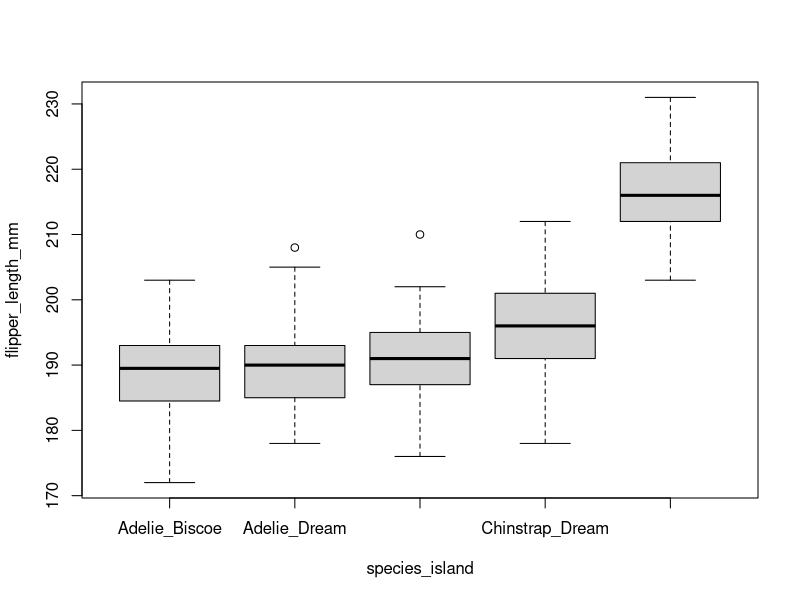
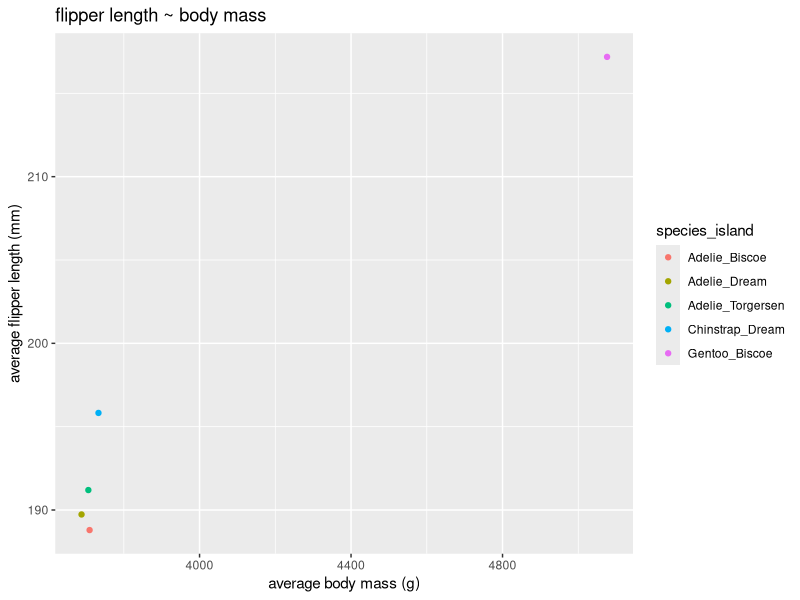
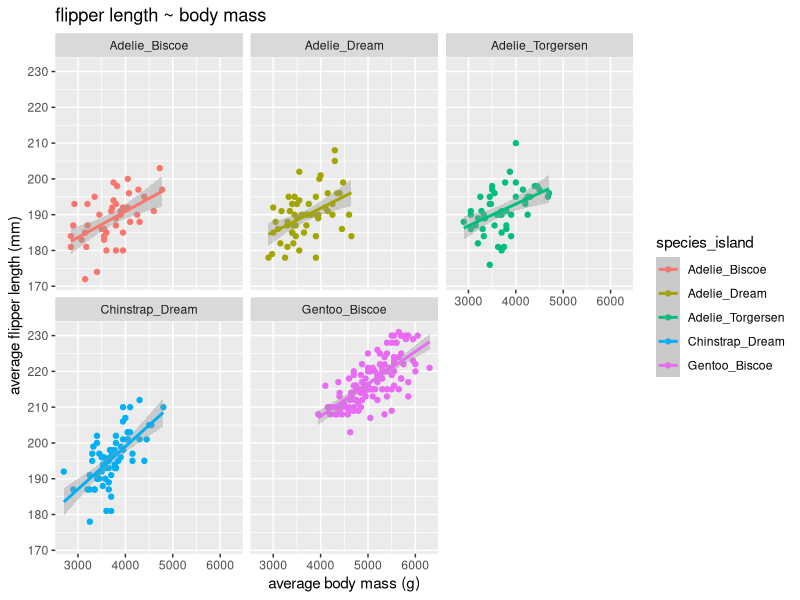
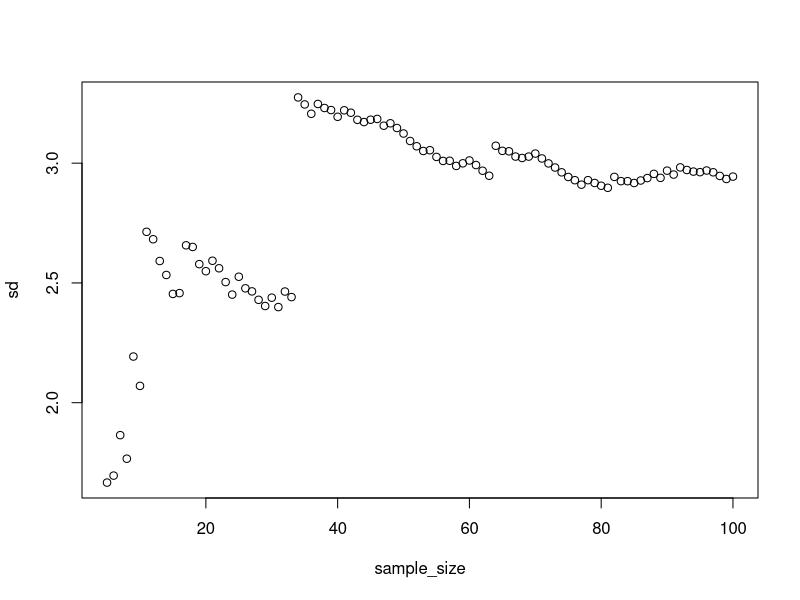
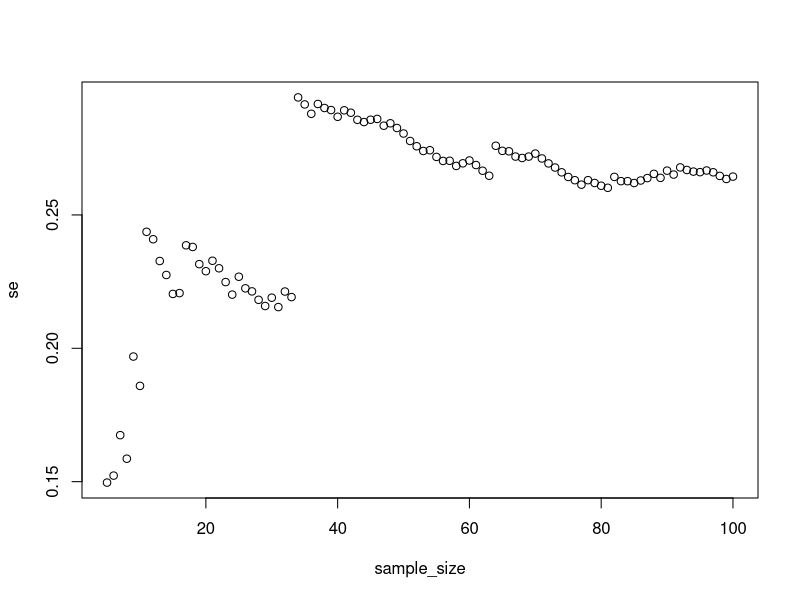

Here is the R script that generated these plots, in order:
## ---- chunk 1
knitr::opts_chunk$set(echo = TRUE, warning= FALSE, message = FALSE)
library(dplyr)
library(magrittr)
library(purrr)
library(tidyverse)
library(ggplot2)
## ---- chunk 2
#load palmerpenguins library
library(palmerpenguins)
## ---- chunk 3
data(penguins) 
head(penguins) #head penguins dataset to see columns
## ---- chunk 4
str(penguins)   #The data is a 344 row x 8 column tibble including factor, numeric, and integer vectors. 
summary(penguins)    #Gives totals of counts for each species, island, and year (factors), and describes variance of numeric and integer values- such as beak and flipper measurements and mass. 
## ---- chunk 5
quantile(penguins$bill_depth_mm, na.rm=TRUE) #quantiles for bill depth from the penguins data set, NA values were removed. 
## ---- chunk 6
my_vec <- c(1,4,7,NA,9)  #created vector to test how NA value will affect mean().
mean(my_vec) #testing mean with problematic NA value
?mean #I will need to use na.rm=TRUE to calculate the mean without the NA value.
mean(my_vec, na.rm = TRUE) #the mean of the vector
## ---- chunk 7
penguins %>% 
  summarize(mean_body_mass=mean(body_mass_g, na.rm=TRUE), #mean, median, and sd of body mass for penguins. NA values removed.
  median_body_mass=median(body_mass_g, na.rm=TRUE),
  sd_body_mass=sd(body_mass_g, na.rm=TRUE)) 
## ---- chunk 8
penguins %>% 
  group_by(species) %>% #group penguins by species
  summarize(avg_mass_species=mean(body_mass_g, na.rm=TRUE), #mean, median, and sd of body mass for species groups. NA values removed.
  med_mass_species=median(body_mass_g, na.rm=TRUE),
  sd_mass_species=sd(body_mass_g, na.rm=TRUE)) %>% 
  ungroup() #ungroup dataset to avoid problems

## ---- chunk 9
penguins %>% 
  filter(island=="Biscoe") %>% #adding Biscoe island as a filter to examine only data points from this location
  group_by(species) %>% #grouping Biscoe island penguins by species
  summarize(avg_mass_species=mean(body_mass_g, na.rm=TRUE), #calculating mean, median and sd of body mass for each species group (NAs removed).
            med_mass_species=median(body_mass_g, na.rm=TRUE),
            sd_mass_species=sd(body_mass_g, na.rm=TRUE)) %>% 
  ungroup() #ungroup dataset to avoid problems

## ---- chunk 10
paste("Hello", "Goodbye", sep ="!") #testing paste() with hello and goodbye

#creating new data frame from penguins with a species_island column
new_penguins <- penguins %>% 
  mutate(species_island=paste(species, island, sep="_"))

str(new_penguins) #str data frame to examine vectors
## ---- chunk 11
boxplot(flipper_length_mm~species_island, data=new_penguins) #boxplot with species_island on x-axis and flipper length on y-axis
## ---- chunk 12
new_penguins2 <-penguins %>% 
  mutate(species_island=paste(species, island, sep= "\n")) #trying paste() with \n to see what happens

str(new_penguins2) #str data frame to examine vectors
## ---- chunk 13
#making new data frame with flipper length and body mass grouped by species_island and then averaged for each group
new_penguins3 <- new_penguins %>% 
  group_by(species_island) %>% #grouping penguins by species_island
  select(species_island, flipper_length_mm, body_mass_g) %>% #selecting only the three variables of interest for the data frame 
  summarise(average_flipper_length_mm=mean(flipper_length_mm, na.rm = TRUE),
            average_body_mass_g=mean(body_mass_g, na.rm=TRUE)) %>% #calculating averages for flipper length and body mass for each species_island group
  ungroup() %>% #ungroup dataset to avoid problems
  head() #check that data structure includes the desired elements

#I was not sure how to display the species_island data points in such a way that they could be easily distinguished from one another using base plots, so here is ggplot2:
penguin_plot <- ggplot(data=new_penguins3, aes(x=average_body_mass_g, y=average_flipper_length_mm, color=species_island)) +
  geom_point() +
  ylab("average flipper length (mm)")+
  xlab("average body mass (g)")+
  ggtitle("flipper length ~ body mass")

penguin_plot
## ---- chunk 14

new_penguins4 <- new_penguins %>% #made new data frame without averaged mass and flipper length for each species_island
  group_by(species_island) %>% #grouping penguins by species_island
  select(species_island, flipper_length_mm, body_mass_g)#selecting only variables of interest for the dataframe

#I used ggplot 2 to plot flipper length ~ mass for each species_island.
penguin_plot2 <- ggplot(data=new_penguins4, aes(x=body_mass_g, y=flipper_length_mm, color=species_island)) +
  geom_point() +
  ylab("average flipper length (mm)")+
  xlab("average body mass (g)")+
  ggtitle("flipper length ~ body mass")+
  facet_wrap(vars(species_island))+ #facet_wrap to make separate plots for each species_island 
  stat_smooth(method=lm) #adding lm line to help visualize patterns

penguin_plot2
## ---- chunk 15
mtcars %>% #testing pull() on mtcars
  pull(mpg)

gentoo_biscoe_bill <- pull(penguins %>%  #pulling vector from penguins dataset
                             filter(species=="Gentoo") %>%  #only want Gentoo 
                             filter(island=="Biscoe") %>%  #only want Biscoe
                             select(bill_length_mm)) #selecting bill_length as the variable of interest
gentoo_biscoe_bill
## ---- chunk 16
replicate(n=10, sd(gentoo_biscoe_bill, na.rm = TRUE)/sqrt(length(gentoo_biscoe_bill))) #calculated se 10 times, using formula: SD/sqrt(n). NA values removed.
## ---- chunk 17
gentoo_dataframe <- map_df(5:100, ~data.frame(  #using first 5-100 values
  sample_size= .x,  #add sample size as comumn in dataframe
  mean = mean(gentoo_biscoe_bill[1:.x]), #calculate mean 
  sd = sd (gentoo_biscoe_bill[1:.x]))) #calculate SD
## ---- chunk 18
gentoo_dataframe2 <- gentoo_dataframe %>% #making new data frame with column for SE
  mutate(se= sd/sqrt(length(gentoo_biscoe_bill))) #mutate to add SE column to data frame (sd/sqrt(n)) 

plot(sd~sample_size, data = gentoo_dataframe2) #plot sd~ sample size
plot(se~sample_size, data = gentoo_dataframe2) #plot se~ sample size, looks the same except for y-axis values
